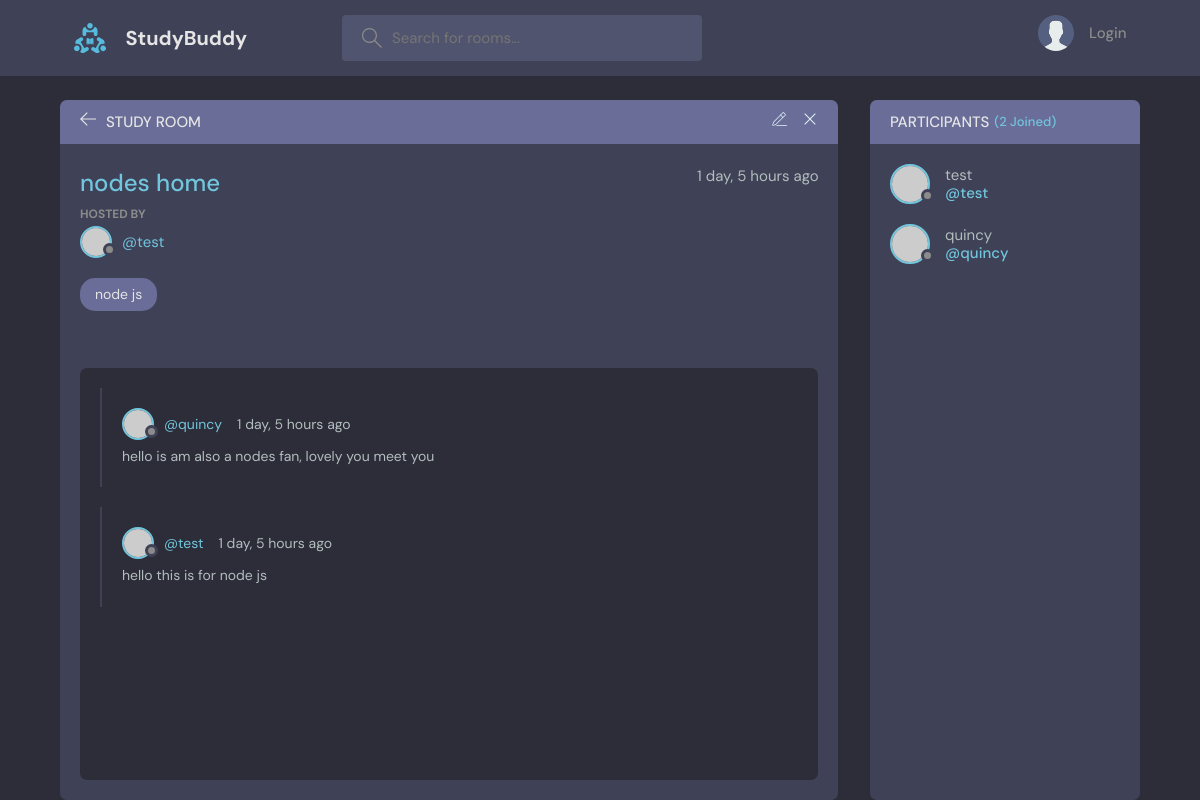
The app's page /rooms/14/ with its own data.
### base/models.py (models this page shows, shortened)
class Room(models.Model):
    host = models.ForeignKey(User, on_delete=models.SET_NULL, null=True)
    topic =models.ForeignKey(Topic, on_delete=models.SET_NULL, null=True)
    name = models.CharField(max_length=150)
    members = models.ManyToManyField(User, related_name='members', blank=True)
    description = models.TextField(null=True, blank=True)
    update = models.DateTimeField(auto_now=True)
    created = models.DateTimeField(auto_now_add=True)
    class Meta:
        ordering = ['-update','-created']

class Topic(models.Model):
    name = models.CharField(max_length=200)

class Message(models.Model):
    user = models.ForeignKey(User, on_delete=models.CASCADE)
    room = models.ForeignKey(Room, on_delete=models.CASCADE)
    body = models.TextField()
    update = models.DateTimeField(auto_now=True)
    created = models.DateTimeField(auto_now_add=True)
    class Meta:
        ordering = ['-update','-created']

### base/views.py (the view, shortened to what this page needs)
# urls.py: path('rooms/<str:pk>/', views.room, name='room'),
def room(request, pk):
    room = Room.objects.get(id=pk)
    conversations = room.message_set.all()
    members = room.members.all()
    member_count= members.count()
    context = {'room': room, 'conversations': conversations, 'member_count':member_count, 'members': members}
    return render(request, 'base/room.html', context)

### base/templates/base/room.html (shortened to what this page needs)
{% extends 'main.html' %}
{% block content %}
    <main class="profile-page layout layout--2">
      <div class="container">
        <div class="room">
          <div class="room__top">
            <div class="room__topLeft">
              <a href="{% url 'home' %}">
                <svg version="1.1" xmlns="http://www.w3.org/2000/svg" width="32" height="32" viewBox="0 0 32 32">
                  <title>arrow-left</title>
                  <path
                    d="M13.723 2.286l-13.723 13.714 13.719 13.714 1.616-1.611-10.96-10.96h27.625v-2.286h-27.625l10.965-10.965-1.616-1.607z"
                  ></path>
                </svg>
              </a>
              <h3>Study Room</h3>
            </div>
            <div class="room__topRight">
              <a href="{% url 'edit-room' room.id %}">
              </a>
              <a href="{% url 'delete-room' room.id %}">
                <svg version="1.1" xmlns="http://www.w3.org/2000/svg" width="32" height="32" viewBox="0 0 32 32">
                  <title>remove</title>
                  <path
                    d="M27.314 6.019l-1.333-1.333-9.98 9.981-9.981-9.981-1.333 1.333 9.981 9.981-9.981 9.98 1.333 1.333 9.981-9.98 9.98 9.98 1.333-1.333-9.98-9.98 9.98-9.981z"
                  ></path>
                </svg>
              </a>
            </div>
          </div>
          <div class="room__box scroll">
            <div class="room__header scroll">
              <div class="room__info">
                <h3>{{room.name}}</h3>
                <span>{{room.created|timesince}} ago</span>
              </div>
              <div class="room__hosted">
                <p>Hosted By</p>
                <a href="{% url 'user-profile' room.host.id %}" class="room__author">
                  <div class="avatar avatar--small">
                    <img src="https://randomuser.me/api/portraits/men/37.jpg" />
                  </div>
                  <span>@{{room.host.username}}</span>
                </a>
              </div>
              <span class="room__topics">{{room.topic.name}}</span>
            </div>
            <div class="room__conversation">
              <div class="threads scroll">
               {% for conversation in conversations %}
                <div class="thread">
                  <div class="thread__top">
                    <div class="thread__author">
                      <a href="#" class="thread__authorInfo">
                        <div class="avatar avatar--small">
                          <img src="https://randomuser.me/api/portraits/men/37.jpg" />
                        </div>
                        <span>@{{conversation.user}}</span>
                      </a>
                      <span class="thread__date">{{conversation.created|timesince}} ago</span>
                    </div>
                  </div>
                  <div class="thread__details">
                    {{conversation.body}}
                  </div>
                </div>
                {% endfor %}
              </div>
            </div>
          </div>
        </div>
        <div class="participants">
          <h3 class="participants__top">Participants <span>({{member_count}} Joined)</span></h3>
          <div class="participants__list scroll">
            {% for member in members %}
            <a href="{% url 'user-profile' user.id %}" class="participant">
              <div class="avatar avatar--medium">
                <img src="https://randomuser.me/api/portraits/men/37.jpg" />
              </div>
              <p>
                {{member.username}}
                <span>@{{member.username}}</span>
              </p>
            </a>
            {% endfor %}
          </div>
        </div>
      </div>
    </main>
{% endblock content %}

### records on screen
Room: name "nodes home", created "1 day, 5 hours", host.username "test", topic.name "node js"
Message: user "quincy", created "1 day, 5 hours", body "hello is am also a nodes fan, lovely you meet you"
Message: user "test", created "1 day, 5 hours", body "hello this is for node js"

### other values on screen
{{ member_count }} "2"
{{ member.username }} "test"
{{ member.username }} "quincy"
